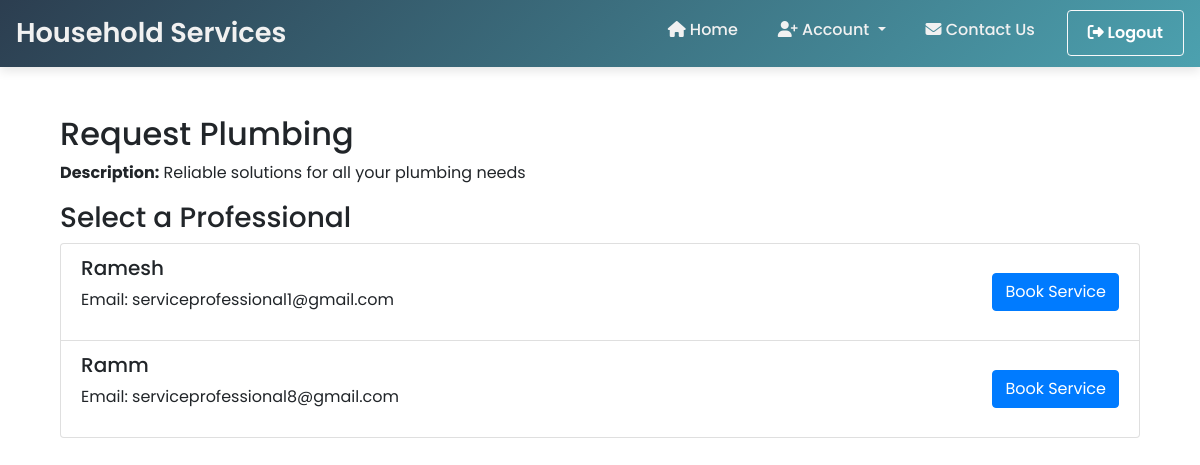
The page /request_service_view/1 (signed in) on the database its author committed.
### website/models.py (models this page shows, shortened)
class Service(db.Model):
    id = db.Column(db.Integer, primary_key=True)
    name = db.Column(db.String(100), nullable=False)
    base_price = db.Column(db.Float, nullable=False)
    description = db.Column(db.Text, nullable=True)
    pin_code = db.Column(db.Integer(), nullable=False)
    date_created = db.Column(db.DateTime, default=db.func.current_timestamp())

class Professional(db.Model, UserMixin):
    email = db.Column(db.String(100), unique=True, nullable=False,primary_key=True)
    password = db.Column(db.String(100), nullable=False)
    full_name = db.Column(db.String(100), nullable=False)
    role = db.Column(db.String(20), nullable=False)
    service_name = db.Column(db.String(100),db.ForeignKey('service.name'), nullable=True)
    address = db.Column(db.String(200), nullable=True)
    date_created = db.Column(db.DateTime, default=db.func.current_timestamp())
    approved = db.Column(db.Boolean, default=False)

### website/custo.py (the view, shortened to what this page needs)
@custo.route('/request_service_view/<int:service_id>', methods=['GET', 'POST'])
@login_required
def request_service_view(service_id):
    service = Service.query.get_or_404(service_id)
    professionals = Professional.query.filter_by(service_name=service.name).all()
    return render_template('request_service_view.html', service=service, professionals=professionals)

### website/templates/request_service_view.html (shortened to what this page needs)
{% extends "base.html" %}
{% block content %}
<div class="container mt-5">
    <h2>Request {{ service.name }}</h2>
    <p><strong>Description:</strong> {{ service.description }}</p>
    <form method="POST">
        <h3>Select a Professional</h3>
        <div class="list-group">
            {% for professional in professionals %}
                <div class="list-group-item d-flex justify-content-between align-items-center">
                    <div>
                        <h5>{{ professional.full_name }}</h5>
                        <p>Email: {{ professional.email }}</p>
                    </div>
                    <button type="submit" class="btn btn-primary" name="professional_email" value="{{ professional.email }}">
                        Book Service
                    </button>
                </div>
            {% endfor %}
        </div>
    </form>
</div>
{% endblock %}

### website/static/css/base.css (style rules this page uses)
body { font-family: 'Poppins', sans-serif; }

### rows shown on the page
Service: name "Plumbing", description "Reliable solutions for all your plumbing needs"
Professional: full_name "Ramesh", email "serviceprofessional1@gmail.com"
Professional: full_name "Ramm", email "serviceprofessional8@gmail.com"
